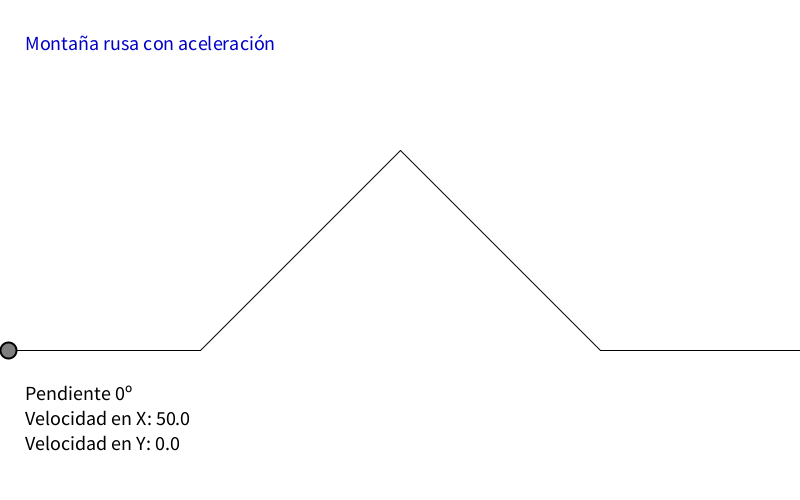
Frame 1 (no input)
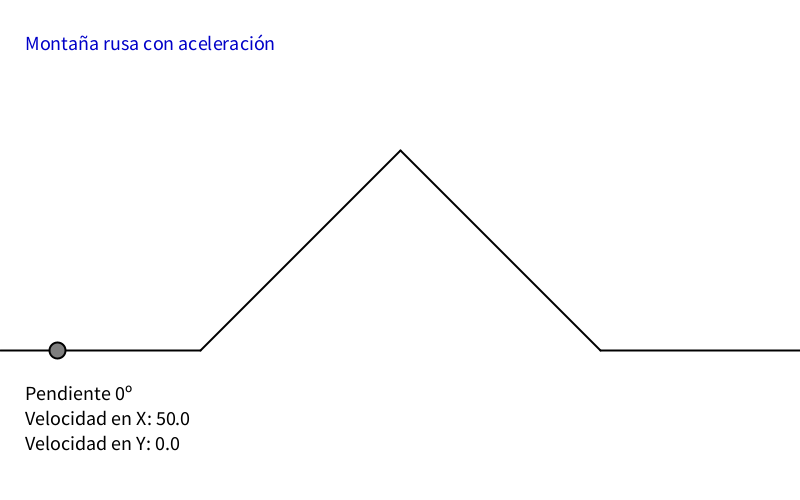
Frame 60 (the mouse pressed at the canvas centre just before this capture)
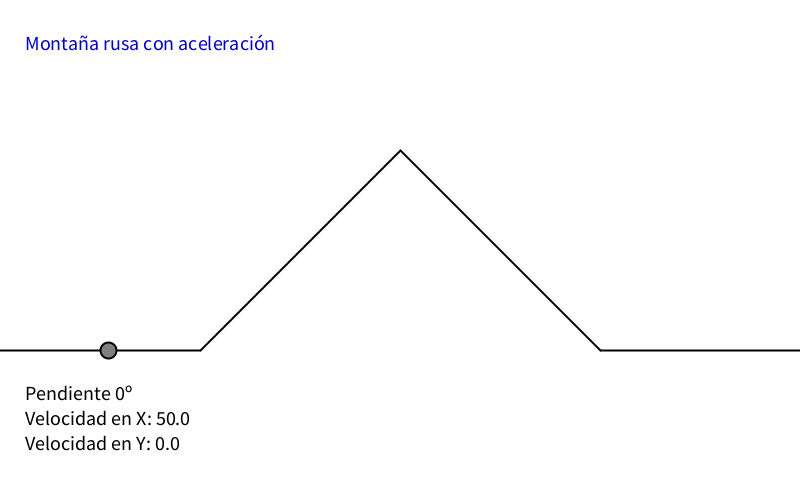
Frame 120 (the mouse held since frame 60 and released just before this capture)

The Processing sketch that drew these frames (run headless with seeded random() and noise(); from frame 60 on, the mouse is pressed at the canvas centre):

// Processing sketch: processing_186393
// ── processing_186393.pde

Mover mover;

float dt = 1/60.0;
float q = 150-(100/cos(PI/6))*sin(PI/6);
float e = 200*sin(PI/3);


void setup() {
  size(800,500);
  mover = new Mover();
}

void draw() {
  background(255);
  fill(0,0,200);
  textSize(20);
  text("Montaña rusa con aceleración",25,50);
  
  //Montaña rusa
  stroke(0);
  line(0, 350, 200, 350);                               // 0º pendiente
  line(200, 350, 400, 150);                             // 45º pendiente
  line(400, 150, 600, 350);                             // 45º pendiente
  line(600, 350, 800, 350);                             // 0º pendiente
  
  // Se actualiza y pinta la esfera
  mover.update();
  mover.display(); 
}

class Mover {

  PVector location;
  PVector v1,v2,v3;
  float acceleration = 0.0;

  Mover() {
    location = new PVector(8, 350);
    v1 = new PVector(50,0);                          //Velocidad primer y cuarto tramo
    v2 = new PVector(12.5,-12.5);                    //Velocidad segundo tramo
    v3 = new PVector(25,25);                         //Velocidad tercer tramo
  }

  void update() {   
    
    if (location.x > 0 && location.x < 200){            // Velocidad reducida a un cuarto
      acceleration = 0;
      v1.x += acceleration*dt;                          //La fórmula: v = v+a*t
      v1.y += acceleration*dt;
      location.x += v1.x*dt;
      location.y += v1.y*dt;
      fill(0);
      text("Pendiente 0º",25,400);
      text("Velocidad en X: "+v1.x,25,425);
      text("Velocidad en Y: "+v1.y,25,450); 
    } else if (location.x >= 200 && location.x < 400){   // Velocidad reducida a un tercio de la inicial
      acceleration = 0.25;
      v2.x -= acceleration*dt;
      v2.y += acceleration*dt;
      location.x += v2.x*dt;
      location.y += v2.y*dt; 
      fill(0);
      text("Pendiente 45º",25,400);
      text("Velocidad en X: "+v2.x,25,425);
      text("Velocidad en Y: "+v2.y,25,450);    
    } else if (location.x > 400 && location.x < 600){   // Velocidad reducida a un tercio de la inicial
      acceleration = 5;
      v3.x += acceleration*dt;
      v3.y += acceleration*dt;
      location.x += v3.x*dt;
      location.y += v3.y*dt;
      fill(0);
      text("Pendiente 45º",25,400);
      text("Velocidad en X: "+v3.x,25,425);
      text("Velocidad en Y: "+v3.y,25,450);     
    } else if(location.x > 600 && location.x < 800){
      acceleration = 0;
      v1.x += acceleration*dt;
      v1.y += acceleration*dt;
      location.x += v1.x*dt;
      location.y += v1.y*dt;
      fill(0);
      text("Pendiente 0º",25,400);
      text("Velocidad en X: "+v1.x,25,425);
      text("Velocidad en Y: "+v1.y,25,450);
    } else{
     location.x = 8;
    } 
    
  }

  void display() {
    stroke(0);
    strokeWeight(2);
    fill(127);
    ellipse(location.x, location.y, 16, 16);
  }

}
